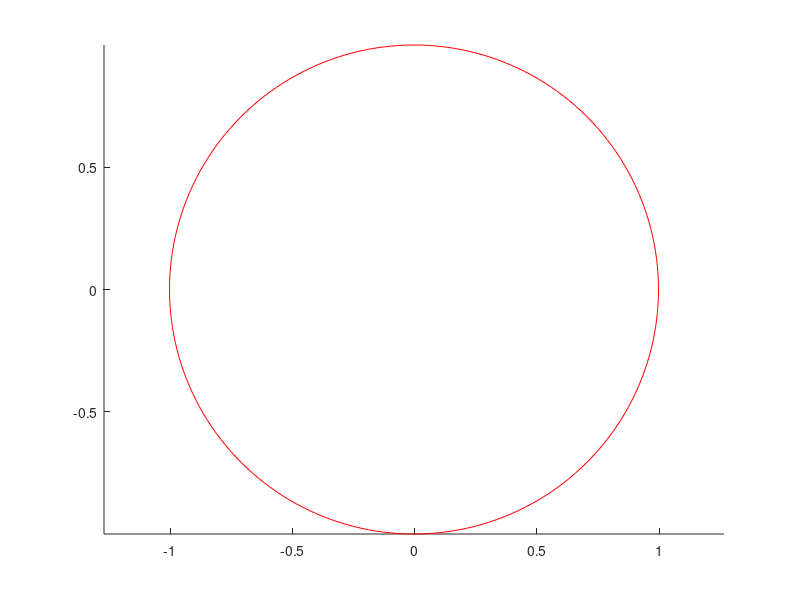

This chart was generated by the following MATLAB code: (Note: this script raises an error after producing the figure.)
axis equal
hold on
x1=-sqrt(2)/512;
y1=0;
rc1=1;
[x,y,z] = cylinder(rc1,200);
plot(x(1,:)+x1,y(1,:)+y1,'r')
X1 = zeros(10,2);
for t=1:50
[x,y]=cirrdnPJ(x1,y1,rc1);
 X1(t,:) = [x y];
plot(x,y,'x'); 
end
hold on
x2= sqrt(2)/512;
y2 = 0;
rc2 = 1;
[x,y,z] = cylinder(rc2,200);
plot(x(1,:)+x2,y(1,:)+y2,'r')
X2 = zeros(10,2);
for t=1:50
[x,y]=cirrdnPJ(x2,y2,rc2);
X2(t,:) = [ x y];
plot(x,y,'x');
end
X = [X1;X2];
%generated 20 points
[A,b,c,Aeq,beq,lb,ub]= lindual(X',2);
[rtn,fval] = linprog(-c,A,b,Aeq,beq,lb,ub);
rtn(1:20)
fval
